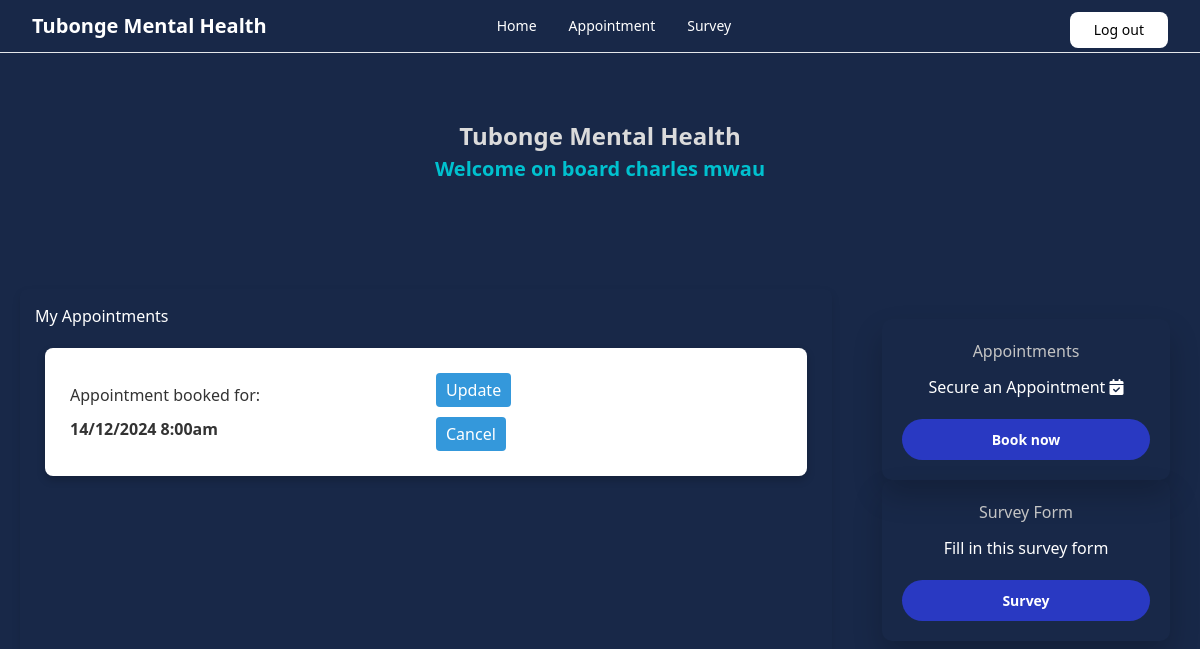
/userpanel (signed in), run on the app's committed database.
### pearl/models.py (models this page shows, shortened)
class User(UserMixin, db.Model):
    id = db.Column(db.Integer, primary_key=True) # primary keys are required by SQLAlchemy
    email = db.Column(db.String(100), unique=True)
    password = db.Column(db.String(100), nullable=False)
    fullname = db.Column(db.String(1000), nullable=False)
    gender = db.Column(db.String(50), nullable=False)
    role = db.Column(db.String(50), default='user', nullable=False)
    appointment = db.relationship('Appointment', backref='user', lazy=True)
    appointmentsAssigned = db.relationship('Appointment', backref='doctor', lazy=True)
    survey = db.relationship('Survey', backref='user', lazy=True)

class Appointment(db.Model):
    id = db.Column(db.Integer, primary_key=True)
    fullname = db.Column(db.String(100), nullable=False)
    email = db.Column(db.String(100), nullable=False)
    telephone = db.Column(db.String(100), nullable=False)
    appointmentHours = db.Column(db.String(50), nullable=False)
    status = db.Column(db.String(50), default='Pending', nullable=False)
    date = db.Column(db.Date, nullable=False)
    userId = db.Column(db.Integer, db.ForeignKey('user.id'), nullable=False)
    doctorId = db.Column(db.Integer, nullable=False, default='00')

### pearl/main.py (the view)
@main.route('/userpanel')
def userPanel():
    appointments = Appointment.query.filter_by(userId=current_user.id).all()
    return render_template('userpanel.html', active_page='userpanel', appointments=appointments)

### pearl/templates/userpanel.html (shortened to what this page needs)
{% extends 'base.html' %}
{% block head %}
    {{super()}}
    <link rel="stylesheet" href="https://code.jquery.com/ui/1.12.1/themes/base/jquery-ui.css">
    <link rel="stylesheet" href="{{ url_for('static', filename='css/userpanel.css') }}">
{% endblock %}
{% block content %}
<section class="dashboard-section">
    <div id="upper-part">
        <div class="welcome-note">
            <p class="statement">Tubonge Mental Health</p>
            <a  href=""> Welcome on board  {{ current_user.fullname }} </a>
        </div>
    </div>
    <div class="middle-part">
        <div class="booking-part">
            <h2> My Appointments </h2>
            {% for appointment in appointments %}
            <div class="booking-card">
                <div class="booking-detail">
                    <h3> Appointment booked for:</h3>
                    <p><strong> {{ appointment.date.strftime('%d/%m/%Y') }}  {{ appointment.appointmentHours}}   </strong></p>
                </div>
                <div class="booking-actions">
                    <button class="modify-btn" onclick="showModifyForm('{{ appointment.id }}')"> Update </button>
                    <form action="{{ url_for('client.deleteAppointment', appointmentId=appointment.id)}}" method="post" onsubmit="return confirmDelete()">
                        <button type="submit"> Cancel </button>
                    </form>
                </div>
            </div>
            {% else %}
            <p> No Appointments found.</p>
            {% endfor %}
        </div>
        <div class="form-part">
            <div class="form-card">
                <h2> Appointments </h2>
                <p> Secure an Appointment <i class="fas fa-calendar-check"></i> </p>
                <form action="{{ url_for('main.appointment')}}">
                    <button type="submit"> Book now </button>
                </form>
            </div>
            <div class="form-card">
                <h2> Survey Form </h2>
                <p> Fill in this survey form </p>
                <form action="{{ url_for('main.survey')}}">
                    <button type="submit"> Survey</button>
                </form>
            </div>
        </div>
    </div>
{% endblock %}

### pearl/static/css/userpanel.css (style rules this page uses)
body { background : #182848; color: white; }
.dashboard-section { display: flex; flex-direction: column; align-items: center; }
#upper-part { text-align: center; align-items: center; justify-content: center; padding: 15px; width: 100%; display: flex; }
.welcome-note { padding: 50px; }
.statement { font-size: 1.5rem; font-weight: bold; text-align: center; color: #dbdbdb; bottom: 500px; }
.welcome-note a { font-size: 1.25rem; font-weight: bold; text-align: center; color: #00c1cf; }
.middle-part { display: grid; grid-template-columns: 70% 30%; gap: 20px; padding: 20px; width: 100%; height: auto; margin-top: 20px; max-width: 1500px; }
.booking-part { padding: 15px; border-radius: 8px; box-shadow: 0 4px 8px rgba(0, 0, 0, 0.1); }
.booking-card { background: #ffff; color: #333; padding: 20px; margin: 20px 10px; border-radius: 8px; box-shadow: 0 4px 8px rgba(0, 0, 0, 0.2); display: grid; grid-template-columns: repeat(auto-fill,minmax(250px, 1fr)); gap: 10px; align-items: center; }
.booking-card h3, .booking-card p { margin: 0; padding: 5px; }
.booking-actions button { padding: 5px 10px; margin: 5px; border: none; border-radius: 4px; background-color: #3498db; color: white; cursor: pointer; transition: transform 0.3s ease, background-color 0.3s ease; }
.form-part { width: 100%; padding: 30px; justify-content: space-around; display: flex; align-items: center; flex-direction: column; }
.form-card { min-height: 120px; width: 100%; padding: 20px; border-radius: 10px; box-shadow: 0px 15px 30px rgba(0,0,0,0.2); transition: transform 0.3s; }
.form-card h2 { margin-bottom: 12px; font-weight: 400; text-align: center; color: rgb(196, 196, 196); }
.form-card p { text-align: center; }
.form-card button { width: 100%; padding: 10px; font-size: 14px; font-weight: bold; color: #fff; background-color: rgb(41, 57, 194); border: none; margin-top: 20px; border-radius: 70px; cursor: pointer; }

### data on the page
User: fullname "charles mwau"
Appointment: date "14/12/2024", appointmentHours "8:00am"
